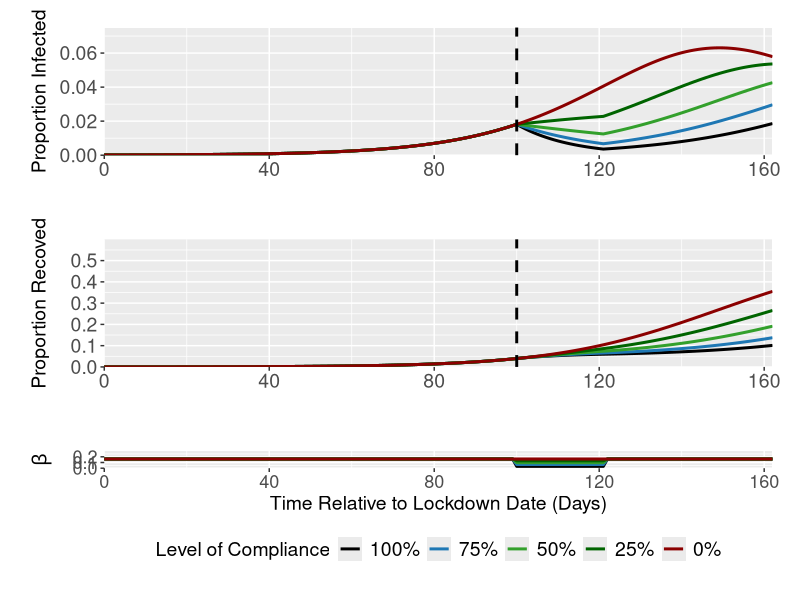

Generate this figure with R:
rm(list=ls())
library("deSolve"); library("ggplot2"); library("cowplot");library("reshape2"); library("dplyr"); library("RColorBrewer")

#Function for the generation time/(1/gamma) parameter
GenTime <- function(T2, R0) {
  G = T2 * ((R0-1)/log(2))
  return(G)
}

#### SIR Model ####
#### Exploring Week 3 and 12 Interventions - SIR Model - Will need to tweak code for each model output#### 

#Function to model intervention - currently set at baseline - added additional functionality to it
betastatdecrease <- function(time, int_timestart, int_timeend, effic_lock) {
  ifelse((time >= int_timestart & time <= int_timeend),
         (1.5*(1/(GenTime(4.6,2.4))))*effic_lock,
         (1.5*(1/(GenTime(4.6,2.4)))))
}

#Function for SIR ODEs with cumulative infection compartment
SIR1 <- function(time, state, parameters) {
  with(as.list(c(state, parameters)), {
    dS = - betastatdecrease(time,int_timestart,int_timeend, effic_lock)*S*I
    dI = betastatdecrease(time,int_timestart,int_timeend, effic_lock)*S*I - mu*I
    dR = mu*I 
    dC = betastatdecrease(time,int_timestart,int_timeend, effic_lock)*S*I
    return(list(c(dS,dI,dR, dC)))
  })
}

#Initial Conditions and Times
init <- c(S = 0.9999, I = 0.0001, R = 0, C = 0)
times <- seq(0,162,by = 1)
duration <- 3 # Duration of the intervention
effic <- c((1.5-(1.2*1))/1.5,
           (1.5-(1.2*0.75))/1.5,
           (1.5-(1.2*0.5))/1.5,
           (1.5-(1.2*0.25))/1.5,
           (1.5-(1.2*0))/1.5)

#Run the ODE for 3 and 12 Week Interventions
stats1 <- data.frame(matrix(nrow = 0, ncol = 6))
EfficPerc <- c("100%","75%","50%","25%","0%")

for(i in 1:length(effic)) {
  temp <- data.frame(matrix(nrow = length(seq(0,162)), ncol = 6))
  parms = c(mu = 1/(GenTime(4.6,2.4)), 
            int_timestart = 100, 
            int_timeend = 100 + (duration*7),
            effic_lock = effic[i])
  out1 <- data.frame(ode(y = init, func = SIR1, times = times, parms = parms))
  temp[,1] <- EfficPerc[i]
  temp[,2] <- seq(0,162,by = 1)
  temp[,3] <- out1$I 
  temp[,4] <- out1$R 
  temp[,5] <- out1$C 
  temp[,6] <- betastatdecrease(times, 
                               as.numeric(parms[2]), 
                               as.numeric(parms[3]),
                               as.numeric(parms[4]))
  stats1 <- rbind(stats1, temp)
}



colnames(stats1) <- c("Lockdown_Efficacy", "Time", "Infec", "Recov", "Cum", "Beta")

stats1 <- melt(stats1, id.vars = c("Lockdown_Efficacy", "Time"), measure.vars = c("Infec", "Recov", "Cum", "Beta"))
stats1$Lockdown_Efficacy <- factor(stats1$Lockdown_Efficacy, levels = unique(stats1$Lockdown_Efficacy))

#Plotting 
p11 <- ggplot(data = stats1[which(stats1$variable == "Infec"),], aes(x = (Time), y = value, col = Lockdown_Efficacy)) + geom_line(size = 1.02, stat = "identity") +
  labs(x ="Time (Days)", y = "Proportion Infected") + scale_y_continuous(limits = c(0,0.075) ,  expand = c(0,0)) +
  theme(legend.position = "none", legend.title = element_blank(), axis.title.x = element_blank(), axis.text=element_text(size=14), axis.title.y=element_text(size=14),
        legend.spacing.x = unit(0.3, 'cm'), plot.margin=unit(c(0.7,0.7,0.8,0.8),"cm")) +
  scale_x_continuous(expand = c(0, 0)) + geom_vline(xintercept = 100, col = "black", size = 1, lty = 2)  +
  scale_color_manual(values=c("black", "#1F78B4", "#33A02C",  "darkgreen","darkred"))

p12 <- ggplot(data = stats1[which(stats1$variable == "Recov"),], aes(x = (Time), y = value, col = Lockdown_Efficacy)) + geom_line(size = 1.02, stat = "identity") +
  labs(x ="Time (Days)", y = "Proportion Recoved") + scale_y_continuous(limits = c(0,0.6) ,  expand = c(0,0)) +
  theme(legend.position = "none", legend.title = element_blank(), axis.title.x = element_blank(), axis.text=element_text(size=14), axis.title.y=element_text(size=14),
        legend.spacing.x = unit(0.3, 'cm'), plot.margin=unit(c(0.7,0.7,0.8,0.8),"cm")) + 
  scale_x_continuous(expand = c(0, 0)) + geom_vline(xintercept = 100, col = "black", size = 1, lty = 2) +
  scale_color_manual(values=c("black", "#1F78B4", "#33A02C",  "darkgreen","darkred"))

p21 <- ggplot(data = stats1[which(stats1$variable == "Beta"),], aes(x = (Time), y = value, col = Lockdown_Efficacy)) + geom_line(size = 1.02, stat = "identity") +
  labs(x ="Time Relative to Lockdown Date (Days)", y = expression(beta)) + scale_y_continuous(limits = c(0,0.3) ,  expand = c(0,0)) +
  theme(legend.position = "bottom" , axis.text=element_text(size=13), axis.title.y=element_text(size=14), axis.title.x=element_text(size=14),
        legend.spacing.x = unit(0.3, 'cm'), legend.title =element_text(size=14), legend.text=element_text(size=14), plot.margin=unit(c(0.7,0.7,0.8,0.8),"cm")) + 
  guides(size = guide_legend(title.position="top", title.hjust = 0.5, fill=guide_legend(nrow=2,byrow=TRUE)))  +
  scale_x_continuous(expand = c(0, 0)) + labs(color='Level of Compliance') +
  scale_color_manual(values=c("black", "#1F78B4", "#33A02C",  "darkgreen","darkred"))

plot_grid(p11, p12, p21, align = "v", nrow = 3, rel_heights = c(0.3, 0.3, 0.25))
